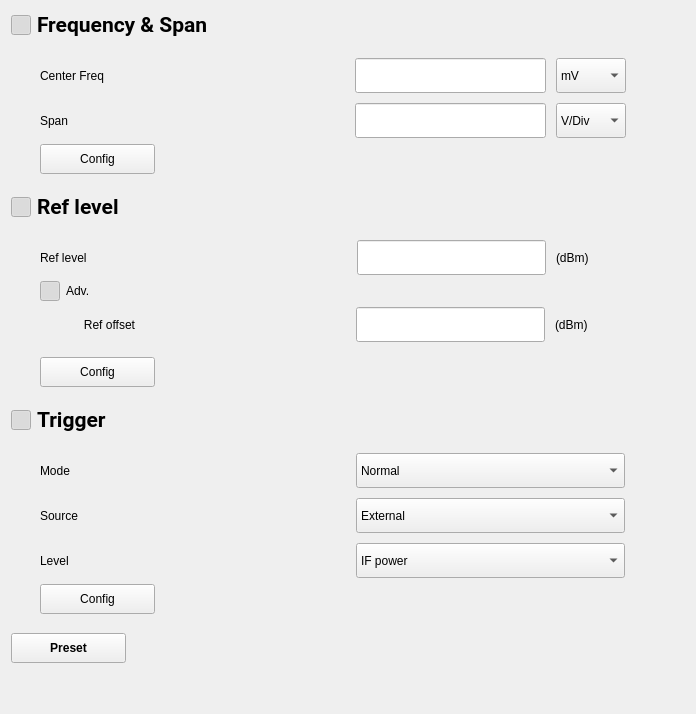
<?xml version="1.0" encoding="UTF-8"?>
<ui version="4.0">
 <class>wgContentFsv3044</class>
 <widget class="QWidget" name="wgContentFsv3044">
  <property name="geometry">
   <rect>
    <x>0</x>
    <y>0</y>
    <width>696</width>
    <height>714</height>
   </rect>
  </property>
  <property name="windowTitle">
   <string>Form</string>
  </property>
  <layout class="QHBoxLayout" name="horizontalLayout_13">
   <property name="spacing">
    <number>0</number>
   </property>
   <item>
    <layout class="QVBoxLayout" name="verticalLayout_5">
     <property name="spacing">
      <number>10</number>
     </property>
     <item>
      <layout class="QHBoxLayout" name="horizontalLayout_4">
       <property name="spacing">
        <number>6</number>
       </property>
       <item>
        <widget class="QPushButton" name="btnFreqSpan">
         <property name="minimumSize">
          <size>
           <width>20</width>
           <height>20</height>
          </size>
         </property>
         <property name="maximumSize">
          <size>
           <width>20</width>
           <height>20</height>
          </size>
         </property>
         <property name="cursor">
          <cursorShape>PointingHandCursor</cursorShape>
         </property>
         <property name="text">
          <string/>
         </property>
         <property name="icon">
          <iconset resource="../../res.qrc">
           <normaloff>:/icon/btnCloseExpan.png</normaloff>
           <normalon>:/icon/btnOpenExpan.png</normalon>:/icon/btnCloseExpan.png</iconset>
         </property>
         <property name="checkable">
          <bool>true</bool>
         </property>
         <property name="checked">
          <bool>true</bool>
         </property>
        </widget>
       </item>
       <item>
        <widget class="QLabel" name="label_7">
         <property name="minimumSize">
          <size>
           <width>170</width>
           <height>28</height>
          </size>
         </property>
         <property name="maximumSize">
          <size>
           <width>150</width>
           <height>28</height>
          </size>
         </property>
         <property name="font">
          <font>
           <family>Roboto</family>
           <pointsize>16</pointsize>
           <bold>true</bold>
          </font>
         </property>
         <property name="text">
          <string>Frequency &amp; Span</string>
         </property>
        </widget>
       </item>
       <item>
        <spacer name="horizontalSpacer_3">
         <property name="orientation">
          <enum>Qt::Orientation::Horizontal</enum>
         </property>
         <property name="sizeHint" stdset="0">
          <size>
           <width>40</width>
           <height>20</height>
          </size>
         </property>
        </spacer>
       </item>
      </layout>
     </item>
     <item>
      <widget class="QWidget" name="wgFreqSpan" native="true">
       <property name="minimumSize">
        <size>
         <width>0</width>
         <height>0</height>
        </size>
       </property>
       <property name="maximumSize">
        <size>
         <width>624</width>
         <height>16777215</height>
        </size>
       </property>
       <property name="styleSheet">
        <string notr="true"/>
       </property>
       <layout class="QVBoxLayout" name="verticalLayout">
        <item>
         <layout class="QGridLayout" name="gridLayout">
          <property name="leftMargin">
           <number>20</number>
          </property>
          <property name="horizontalSpacing">
           <number>230</number>
          </property>
          <property name="verticalSpacing">
           <number>10</number>
          </property>
          <item row="0" column="0">
           <widget class="QLabel" name="label_11">
            <property name="text">
             <string>Center Freq</string>
            </property>
           </widget>
          </item>
          <item row="0" column="1">
           <layout class="QHBoxLayout" name="horizontalLayout_8">
            <property name="spacing">
             <number>10</number>
            </property>
            <item>
             <widget class="QLineEdit" name="lineEdit_3">
              <property name="minimumSize">
               <size>
                <width>191</width>
                <height>35</height>
               </size>
              </property>
              <property name="maximumSize">
               <size>
                <width>191</width>
                <height>16777215</height>
               </size>
              </property>
             </widget>
            </item>
            <item>
             <widget class="QComboBox" name="comboBox_9">
              <property name="minimumSize">
               <size>
                <width>70</width>
                <height>35</height>
               </size>
              </property>
              <property name="maximumSize">
               <size>
                <width>70</width>
                <height>16777215</height>
               </size>
              </property>
              <property name="cursor">
               <cursorShape>PointingHandCursor</cursorShape>
              </property>
              <item>
               <property name="text">
                <string>mV</string>
               </property>
              </item>
             </widget>
            </item>
           </layout>
          </item>
          <item row="1" column="0">
           <widget class="QLabel" name="label_13">
            <property name="text">
             <string>Span</string>
            </property>
           </widget>
          </item>
          <item row="1" column="1">
           <layout class="QHBoxLayout" name="horizontalLayout_9">
            <property name="spacing">
             <number>10</number>
            </property>
            <item>
             <widget class="QLineEdit" name="lineEdit_4">
              <property name="minimumSize">
               <size>
                <width>191</width>
                <height>35</height>
               </size>
              </property>
              <property name="maximumSize">
               <size>
                <width>191</width>
                <height>16777215</height>
               </size>
              </property>
             </widget>
            </item>
            <item>
             <widget class="QComboBox" name="comboBox_10">
              <property name="minimumSize">
               <size>
                <width>70</width>
                <height>35</height>
               </size>
              </property>
              <property name="maximumSize">
               <size>
                <width>70</width>
                <height>16777215</height>
               </size>
              </property>
              <property name="cursor">
               <cursorShape>PointingHandCursor</cursorShape>
              </property>
              <item>
               <property name="text">
                <string>V/Div</string>
               </property>
              </item>
             </widget>
            </item>
           </layout>
          </item>
         </layout>
        </item>
        <item>
         <layout class="QHBoxLayout" name="horizontalLayout">
          <property name="leftMargin">
           <number>20</number>
          </property>
          <item>
           <widget class="QPushButton" name="pushButton_8">
            <property name="minimumSize">
             <size>
              <width>115</width>
              <height>30</height>
             </size>
            </property>
            <property name="cursor">
             <cursorShape>PointingHandCursor</cursorShape>
            </property>
            <property name="text">
             <string>Config</string>
            </property>
           </widget>
          </item>
          <item>
           <spacer name="horizontalSpacer_4">
            <property name="orientation">
             <enum>Qt::Orientation::Horizontal</enum>
            </property>
            <property name="sizeHint" stdset="0">
             <size>
              <width>40</width>
              <height>20</height>
             </size>
            </property>
           </spacer>
          </item>
         </layout>
        </item>
       </layout>
      </widget>
     </item>
     <item>
      <layout class="QHBoxLayout" name="horizontalLayout_2">
       <property name="spacing">
        <number>6</number>
       </property>
       <item>
        <widget class="QPushButton" name="btnRefLevel">
         <property name="minimumSize">
          <size>
           <width>20</width>
           <height>20</height>
          </size>
         </property>
         <property name="maximumSize">
          <size>
           <width>20</width>
           <height>20</height>
          </size>
         </property>
         <property name="cursor">
          <cursorShape>PointingHandCursor</cursorShape>
         </property>
         <property name="text">
          <string/>
         </property>
         <property name="icon">
          <iconset resource="../../res.qrc">
           <normaloff>:/icon/btnCloseExpan.png</normaloff>
           <normalon>:/icon/btnOpenExpan.png</normalon>:/icon/btnCloseExpan.png</iconset>
         </property>
         <property name="checkable">
          <bool>true</bool>
         </property>
         <property name="checked">
          <bool>true</bool>
         </property>
        </widget>
       </item>
       <item>
        <widget class="QLabel" name="label_2">
         <property name="minimumSize">
          <size>
           <width>150</width>
           <height>28</height>
          </size>
         </property>
         <property name="maximumSize">
          <size>
           <width>150</width>
           <height>28</height>
          </size>
         </property>
         <property name="font">
          <font>
           <family>Roboto</family>
           <pointsize>16</pointsize>
           <bold>true</bold>
          </font>
         </property>
         <property name="text">
          <string>Ref level</string>
         </property>
        </widget>
       </item>
       <item>
        <spacer name="horizontalSpacer_2">
         <property name="orientation">
          <enum>Qt::Orientation::Horizontal</enum>
         </property>
         <property name="sizeHint" stdset="0">
          <size>
           <width>40</width>
           <height>20</height>
          </size>
         </property>
        </spacer>
       </item>
      </layout>
     </item>
     <item>
      <widget class="QWidget" name="wgRefLevel" native="true">
       <property name="minimumSize">
        <size>
         <width>0</width>
         <height>0</height>
        </size>
       </property>
       <property name="maximumSize">
        <size>
         <width>624</width>
         <height>16777215</height>
        </size>
       </property>
       <property name="styleSheet">
        <string notr="true"/>
       </property>
       <layout class="QVBoxLayout" name="verticalLayout_2">
        <item>
         <layout class="QHBoxLayout" name="horizontalLayout_10">
          <property name="spacing">
           <number>254</number>
          </property>
          <property name="leftMargin">
           <number>20</number>
          </property>
          <item>
           <widget class="QLabel" name="label">
            <property name="minimumSize">
             <size>
              <width>0</width>
              <height>35</height>
             </size>
            </property>
            <property name="text">
             <string>Ref level</string>
            </property>
           </widget>
          </item>
          <item>
           <layout class="QHBoxLayout" name="horizontalLayout_6">
            <property name="spacing">
             <number>10</number>
            </property>
            <item>
             <widget class="QLineEdit" name="lineEdit_2">
              <property name="minimumSize">
               <size>
                <width>0</width>
                <height>35</height>
               </size>
              </property>
              <property name="maximumSize">
               <size>
                <width>189</width>
                <height>16777215</height>
               </size>
              </property>
             </widget>
            </item>
            <item>
             <widget class="QLabel" name="label_8">
              <property name="minimumSize">
               <size>
                <width>70</width>
                <height>35</height>
               </size>
              </property>
              <property name="maximumSize">
               <size>
                <width>70</width>
                <height>16777215</height>
               </size>
              </property>
              <property name="text">
               <string>(dBm)</string>
              </property>
             </widget>
            </item>
           </layout>
          </item>
         </layout>
        </item>
        <item>
         <layout class="QHBoxLayout" name="horizontalLayout_3">
          <property name="leftMargin">
           <number>20</number>
          </property>
          <item>
           <widget class="QPushButton" name="btnAdv">
            <property name="minimumSize">
             <size>
              <width>20</width>
              <height>20</height>
             </size>
            </property>
            <property name="maximumSize">
             <size>
              <width>20</width>
              <height>20</height>
             </size>
            </property>
            <property name="cursor">
             <cursorShape>PointingHandCursor</cursorShape>
            </property>
            <property name="text">
             <string/>
            </property>
            <property name="icon">
             <iconset resource="../../res.qrc">
              <normaloff>:/icon/btnCloseExpan.png</normaloff>
              <normalon>:/icon/btnOpenExpan.png</normalon>:/icon/btnCloseExpan.png</iconset>
            </property>
            <property name="checkable">
             <bool>true</bool>
            </property>
            <property name="checked">
             <bool>true</bool>
            </property>
           </widget>
          </item>
          <item>
           <widget class="QLabel" name="label_4">
            <property name="minimumSize">
             <size>
              <width>41</width>
              <height>0</height>
             </size>
            </property>
            <property name="maximumSize">
             <size>
              <width>41</width>
              <height>16777215</height>
             </size>
            </property>
            <property name="text">
             <string>Adv.</string>
            </property>
           </widget>
          </item>
          <item>
           <spacer name="horizontalSpacer">
            <property name="orientation">
             <enum>Qt::Orientation::Horizontal</enum>
            </property>
            <property name="sizeHint" stdset="0">
             <size>
              <width>40</width>
              <height>20</height>
             </size>
            </property>
           </spacer>
          </item>
         </layout>
        </item>
        <item>
         <widget class="QWidget" name="wgAdv" native="true">
          <layout class="QVBoxLayout" name="verticalLayout_4">
           <property name="topMargin">
            <number>0</number>
           </property>
           <property name="rightMargin">
            <number>0</number>
           </property>
           <item>
            <layout class="QHBoxLayout" name="horizontalLayout_5">
             <property name="spacing">
              <number>220</number>
             </property>
             <property name="leftMargin">
              <number>20</number>
             </property>
             <item>
              <widget class="QLabel" name="label_5">
               <property name="minimumSize">
                <size>
                 <width>85</width>
                 <height>35</height>
                </size>
               </property>
               <property name="maximumSize">
                <size>
                 <width>85</width>
                 <height>35</height>
                </size>
               </property>
               <property name="text">
                <string>Ref offset</string>
               </property>
               <property name="alignment">
                <set>Qt::AlignmentFlag::AlignRight|Qt::AlignmentFlag::AlignTrailing|Qt::AlignmentFlag::AlignVCenter</set>
               </property>
              </widget>
             </item>
             <item>
              <layout class="QHBoxLayout" name="horizontalLayout_11">
               <property name="spacing">
                <number>10</number>
               </property>
               <item>
                <widget class="QLineEdit" name="lineEdit_5">
                 <property name="minimumSize">
                  <size>
                   <width>0</width>
                   <height>35</height>
                  </size>
                 </property>
                 <property name="maximumSize">
                  <size>
                   <width>189</width>
                   <height>16777215</height>
                  </size>
                 </property>
                </widget>
               </item>
               <item>
                <widget class="QLabel" name="label_9">
                 <property name="minimumSize">
                  <size>
                   <width>70</width>
                   <height>35</height>
                  </size>
                 </property>
                 <property name="maximumSize">
                  <size>
                   <width>70</width>
                   <height>16777215</height>
                  </size>
                 </property>
                 <property name="text">
                  <string>(dBm)</string>
                 </property>
                </widget>
               </item>
              </layout>
             </item>
            </layout>
           </item>
          </layout>
         </widget>
        </item>
        <item>
         <layout class="QHBoxLayout" name="horizontalLayout_7">
          <property name="leftMargin">
           <number>20</number>
          </property>
          <item>
           <widget class="QPushButton" name="pushButton_5">
            <property name="minimumSize">
             <size>
              <width>115</width>
              <height>30</height>
             </size>
            </property>
            <property name="cursor">
             <cursorShape>PointingHandCursor</cursorShape>
            </property>
            <property name="text">
             <string>Config</string>
            </property>
           </widget>
          </item>
          <item>
           <spacer name="horizontalSpacer_5">
            <property name="minimumSize">
             <size>
              <width>115</width>
              <height>30</height>
             </size>
            </property>
            <property name="orientation">
             <enum>Qt::Orientation::Horizontal</enum>
            </property>
            <property name="sizeHint" stdset="0">
             <size>
              <width>112</width>
              <height>27</height>
             </size>
            </property>
           </spacer>
          </item>
         </layout>
        </item>
       </layout>
      </widget>
     </item>
     <item>
      <layout class="QHBoxLayout" name="horizontalLayout_14">
       <property name="spacing">
        <number>6</number>
       </property>
       <item>
        <widget class="QPushButton" name="btnTrigger">
         <property name="minimumSize">
          <size>
           <width>20</width>
           <height>20</height>
          </size>
         </property>
         <property name="maximumSize">
          <size>
           <width>20</width>
           <height>20</height>
          </size>
         </property>
         <property name="cursor">
          <cursorShape>PointingHandCursor</cursorShape>
         </property>
         <property name="text">
          <string/>
         </property>
         <property name="icon">
          <iconset resource="../../res.qrc">
           <normaloff>:/icon/btnCloseExpan.png</normaloff>
           <normalon>:/icon/btnOpenExpan.png</normalon>:/icon/btnCloseExpan.png</iconset>
         </property>
         <property name="checkable">
          <bool>true</bool>
         </property>
         <property name="checked">
          <bool>true</bool>
         </property>
        </widget>
       </item>
       <item>
        <widget class="QLabel" name="label_10">
         <property name="minimumSize">
          <size>
           <width>170</width>
           <height>28</height>
          </size>
         </property>
         <property name="maximumSize">
          <size>
           <width>150</width>
           <height>28</height>
          </size>
         </property>
         <property name="font">
          <font>
           <family>Roboto</family>
           <pointsize>16</pointsize>
           <bold>true</bold>
          </font>
         </property>
         <property name="text">
          <string>Trigger</string>
         </property>
        </widget>
       </item>
       <item>
        <spacer name="horizontalSpacer_7">
         <property name="orientation">
          <enum>Qt::Orientation::Horizontal</enum>
         </property>
         <property name="sizeHint" stdset="0">
          <size>
           <width>40</width>
           <height>20</height>
          </size>
         </property>
        </spacer>
       </item>
      </layout>
     </item>
     <item>
      <widget class="QWidget" name="wgTrigger" native="true">
       <property name="minimumSize">
        <size>
         <width>624</width>
         <height>0</height>
        </size>
       </property>
       <property name="maximumSize">
        <size>
         <width>624</width>
         <height>16777215</height>
        </size>
       </property>
       <property name="styleSheet">
        <string notr="true"/>
       </property>
       <layout class="QVBoxLayout" name="verticalLayout_3">
        <item>
         <layout class="QGridLayout" name="gridLayout_3">
          <property name="leftMargin">
           <number>20</number>
          </property>
          <property name="horizontalSpacing">
           <number>216</number>
          </property>
          <property name="verticalSpacing">
           <number>10</number>
          </property>
          <item row="0" column="1">
           <widget class="QComboBox" name="comboBox_13">
            <property name="minimumSize">
             <size>
              <width>269</width>
              <height>35</height>
             </size>
            </property>
            <property name="maximumSize">
             <size>
              <width>269</width>
              <height>16777215</height>
             </size>
            </property>
            <property name="cursor">
             <cursorShape>PointingHandCursor</cursorShape>
            </property>
            <item>
             <property name="text">
              <string>Normal</string>
             </property>
            </item>
           </widget>
          </item>
          <item row="1" column="1">
           <widget class="QComboBox" name="comboBox_12">
            <property name="minimumSize">
             <size>
              <width>269</width>
              <height>35</height>
             </size>
            </property>
            <property name="maximumSize">
             <size>
              <width>269</width>
              <height>16777215</height>
             </size>
            </property>
            <property name="cursor">
             <cursorShape>PointingHandCursor</cursorShape>
            </property>
            <item>
             <property name="text">
              <string>External</string>
             </property>
            </item>
           </widget>
          </item>
          <item row="0" column="0">
           <widget class="QLabel" name="label_12">
            <property name="minimumSize">
             <size>
              <width>100</width>
              <height>0</height>
             </size>
            </property>
            <property name="maximumSize">
             <size>
              <width>100</width>
              <height>16777215</height>
             </size>
            </property>
            <property name="text">
             <string>Mode</string>
            </property>
           </widget>
          </item>
          <item row="1" column="0">
           <widget class="QLabel" name="label_14">
            <property name="minimumSize">
             <size>
              <width>100</width>
              <height>0</height>
             </size>
            </property>
            <property name="maximumSize">
             <size>
              <width>100</width>
              <height>16777215</height>
             </size>
            </property>
            <property name="text">
             <string>Source</string>
            </property>
           </widget>
          </item>
          <item row="2" column="1">
           <widget class="QComboBox" name="comboBox_14">
            <property name="minimumSize">
             <size>
              <width>269</width>
              <height>35</height>
             </size>
            </property>
            <property name="maximumSize">
             <size>
              <width>269</width>
              <height>16777215</height>
             </size>
            </property>
            <property name="cursor">
             <cursorShape>PointingHandCursor</cursorShape>
            </property>
            <item>
             <property name="text">
              <string>IF power</string>
             </property>
            </item>
           </widget>
          </item>
          <item row="2" column="0">
           <widget class="QLabel" name="label_15">
            <property name="minimumSize">
             <size>
              <width>100</width>
              <height>0</height>
             </size>
            </property>
            <property name="maximumSize">
             <size>
              <width>100</width>
              <height>16777215</height>
             </size>
            </property>
            <property name="text">
             <string>Level</string>
            </property>
           </widget>
          </item>
         </layout>
        </item>
        <item>
         <layout class="QGridLayout" name="gridLayout_4">
          <property name="leftMargin">
           <number>20</number>
          </property>
          <property name="verticalSpacing">
           <number>10</number>
          </property>
          <item row="0" column="0">
           <widget class="QPushButton" name="pushButton_9">
            <property name="minimumSize">
             <size>
              <width>115</width>
              <height>30</height>
             </size>
            </property>
            <property name="cursor">
             <cursorShape>PointingHandCursor</cursorShape>
            </property>
            <property name="text">
             <string>Config</string>
            </property>
           </widget>
          </item>
          <item row="0" column="1">
           <spacer name="horizontalSpacer_6">
            <property name="orientation">
             <enum>Qt::Orientation::Horizontal</enum>
            </property>
            <property name="sizeHint" stdset="0">
             <size>
              <width>40</width>
              <height>20</height>
             </size>
            </property>
           </spacer>
          </item>
         </layout>
        </item>
       </layout>
      </widget>
     </item>
     <item>
      <layout class="QHBoxLayout" name="horizontalLayout_12">
       <item>
        <widget class="QPushButton" name="pushButton_10">
         <property name="minimumSize">
          <size>
           <width>115</width>
           <height>30</height>
          </size>
         </property>
         <property name="font">
          <font>
           <bold>true</bold>
          </font>
         </property>
         <property name="cursor">
          <cursorShape>PointingHandCursor</cursorShape>
         </property>
         <property name="text">
          <string>Preset</string>
         </property>
        </widget>
       </item>
       <item>
        <spacer name="horizontalSpacer_9">
         <property name="orientation">
          <enum>Qt::Orientation::Horizontal</enum>
         </property>
         <property name="sizeHint" stdset="0">
          <size>
           <width>40</width>
           <height>20</height>
          </size>
         </property>
        </spacer>
       </item>
      </layout>
     </item>
     <item>
      <spacer name="verticalSpacer">
       <property name="orientation">
        <enum>Qt::Orientation::Vertical</enum>
       </property>
       <property name="sizeHint" stdset="0">
        <size>
         <width>20</width>
         <height>40</height>
        </size>
       </property>
      </spacer>
     </item>
    </layout>
   </item>
   <item>
    <spacer name="horizontalSpacer_8">
     <property name="orientation">
      <enum>Qt::Orientation::Horizontal</enum>
     </property>
     <property name="sizeHint" stdset="0">
      <size>
       <width>49</width>
       <height>20</height>
      </size>
     </property>
    </spacer>
   </item>
  </layout>
 </widget>
 <resources>
  <include location="../../res.qrc"/>
 </resources>
 <connections/>
</ui>
